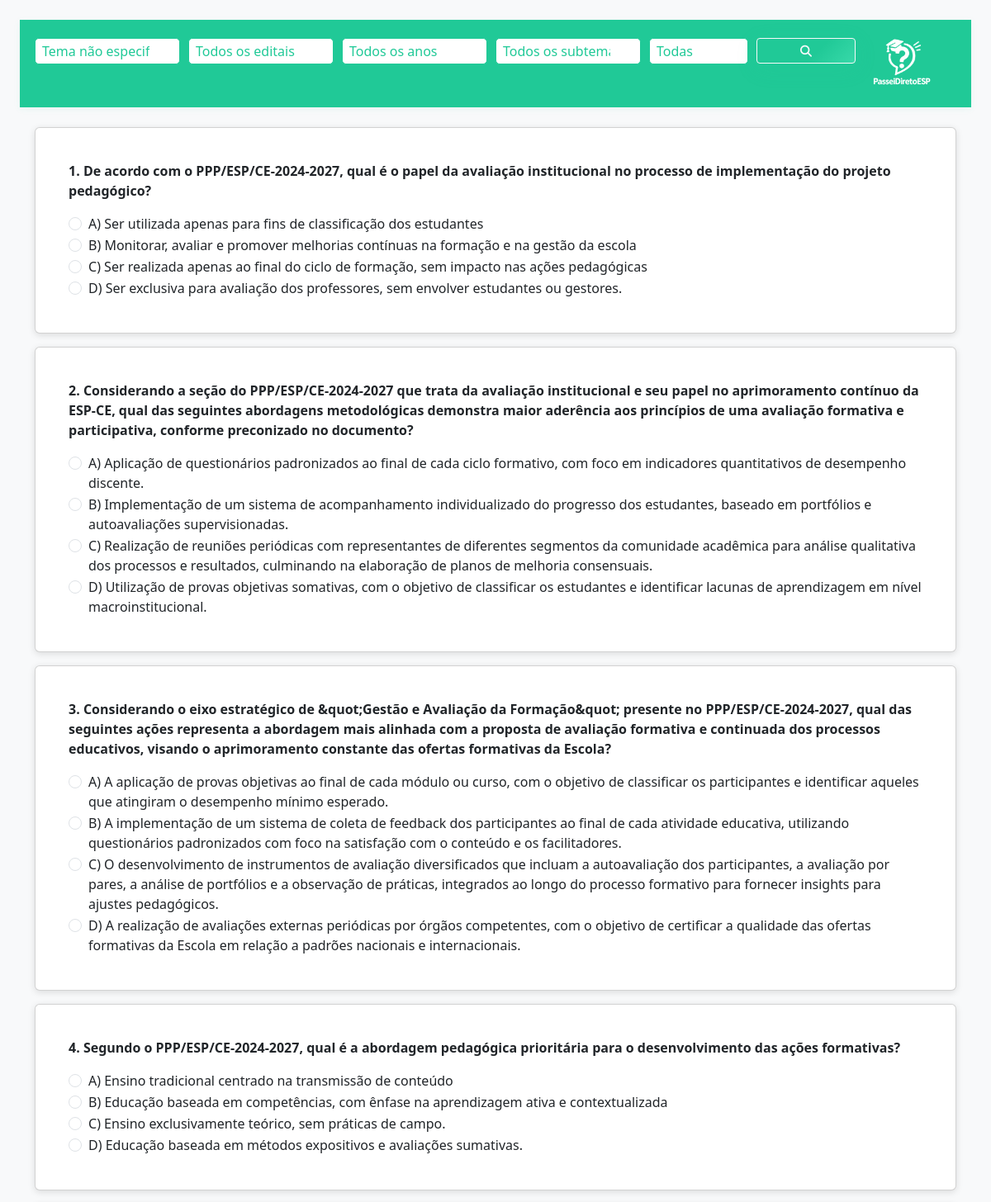
Screenshot of /index.php?tema=Tema não especificado (upper part) with the database file from the repository.
### tables this page shows
CREATE TABLE `perguntas` (
  `id` int(11) NOT NULL,
  `pergunta` text NOT NULL,
  `alternativa_a` text NOT NULL,
  `alternativa_b` text NOT NULL,
  `alternativa_c` text NOT NULL,
  `alternativa_d` text NOT NULL,
  `correta` char(1) NOT NULL,
  `ano_edital` int(11) NOT NULL DEFAULT 2024,
  `numero_edital` varchar(20) NOT NULL DEFAULT '001/2024',
  `temas` text NOT NULL DEFAULT 'Tema não especificado',
  `sub_temas` text NOT NULL DEFAULT 'Subtema não especificado'
);

### index.php (the view, shortened to what this page needs)
<?php
require 'db.php';
$temasStmt = $pdo->query("SELECT DISTINCT temas FROM perguntas ORDER BY temas ASC");
$temas = $temasStmt->fetchAll(PDO::FETCH_COLUMN);
$tema = isset($_GET['tema']) ? trim($_GET['tema']) : '';
$numero_edital = isset($_GET['numero_edital']) ? trim($_GET['numero_edital']) : '';
$ano_edital = isset($_GET['ano_edital']) ? trim($_GET['ano_edital']) : '';
$sub_tema = isset($_GET['sub_tema']) ? trim($_GET['sub_tema']) : '';
$qtd_questoes = isset($_GET['qtd_questoes']) ? (int)$_GET['qtd_questoes'] : '';
$where = [];
$params = [];
if ($tema !== '' && $tema !== 'todos') {
    $where[] = "temas = ?";
    $params[] = $tema;
}
$sql = "SELECT * FROM perguntas";
if ($where) {
    $sql .= " WHERE " . implode(" AND ", $where);
}
$sql .= " ORDER BY RAND()";
$stmt = $pdo->prepare($sql);
$stmt->execute($params);
$perguntas = $stmt->fetchAll(PDO::FETCH_ASSOC);
?>
<!DOCTYPE html>
<html lang="pt-BR">
<head>
    <link rel="stylesheet" href="style.css">
    <link href="https://cdn.jsdelivr.net/npm/bootstrap@5.3.0/dist/css/bootstrap.min.css" rel="stylesheet">
    <link rel="stylesheet" href="https://cdnjs.cloudflare.com/ajax/libs/font-awesome/6.4.2/css/all.min.css">
</head>
<body class="bg-light p-4">
<nav class="navbar navbar-expand-lg navbar-dark">
  <div class="container d-flex align-items-center">
    <form class="d-flex me-3" method="get" action="" style="gap: 4px;">
      <select class="form-select form-select-sm" name="tema" aria-label="Buscar por tema">
        <?php foreach ($temas as $t): ?>
          <option value="<?= htmlspecialchars($t) ?>" <?= $tema === $t ? 'selected' : '' ?>>
            <?= htmlspecialchars($t) ?>
          </option>
        <?php endforeach; ?>
      </select>
      <select class="form-select form-select-sm" name="numero_edital" aria-label="Buscar por edital">
        <option value="todos" <?= $numero_edital === 'todos' || $numero_edital === '' ? 'selected' : '' ?>>Todos os editais</option>
      </select>
      <select class="form-select form-select-sm" name="ano_edital" aria-label="Buscar por ano">
        <option value="todos" <?= $ano_edital === 'todos' || $ano_edital === '' ? 'selected' : '' ?>>Todos os anos</option>
      </select>
      <select class="form-select form-select-sm" name="sub_tema" aria-label="Buscar por subtema">
        <option value="todos" <?= $sub_tema === 'todos' || $sub_tema === '' ? 'selected' : '' ?>>Todos os subtemas</option>
      </select>
      <select class="form-select form-select-sm" name="qtd_questoes" aria-label="Quantidade de questões">
        <option value="0" <?= $qtd_questoes === 0 ? 'selected' : '' ?>>Todas</option>
      </select>
      <button class="btn btn-outline-light btn-sm" type="submit" title="Buscar">
        <i class="fas fa-search"></i>
      </button>
    </form>
    <a class="navbar-brand d-flex align-items-center" href="#">
      <img src="img/passeiDiretoEspLogo.png" class="navbar-logo" alt="PasseiDiretoESP">
    </a>
  </div>
</nav>
<div class="container">
    <form method="post" action="resultado.php">
        <?php foreach ($perguntas as $index => $p): ?>
            <div class="card mb-3">
                <div class="card-body">
                    <p><strong><?= $index + 1 ?>. <?= htmlspecialchars($p['pergunta']) ?></strong></p>
                    <?php foreach (["a","b","c","d"] as $letra): ?>
                        <div class="form-check">
                            <input class="form-check-input" type="radio" name="respostas[<?= $p['id'] ?>]" value="<?= strtoupper($letra) ?>" required>
                            <label class="form-check-label">
                                <?= strtoupper($letra) ?>) <?= htmlspecialchars($p["alternativa_" . $letra]) ?>
                            </label>
                        </div>
                    <?php endforeach; ?>
                </div>
            </div>
        <?php endforeach; ?>
    </form>
</div>
</body>
</html>

### style.css (style rules this page uses)
body { background-color: #f7fafc; min-height: 100vh; min-width: 100vw; width: 100vw; height: 100vh; box-sizing: border-box; padding: 20px; padding-top: 72px; padding-bottom: 80px; font-family: 'Segoe UI', Arial, sans-serif; margin: 0; overflow-x: hidden; }
.card { box-shadow: 0 2px 8px rgba(0,0,0,0.12); border-radius: 12px; background: #fff; padding: 24px; margin-bottom: 20px; transition: box-shadow 0.3s; }
.btn { border-radius: 1px; background: linear-gradient(135deg, #20c997 60%, #38d9a9 100%); color: #fff; border: none; box-shadow: 0 6px 24px rgba(32,201,151,0.18); cursor: pointer; display: inline-block; font-size: 1.1rem; transition: background 0.2s, box-shadow 0.2s, transform 0.18s; padding: 10px 10px; min-width: 120px; height: auto; align-items: center; justify-content: center; margin-bottom: 32px; }
.navbar { background: #20c997 !important; position: fixed; top: 0; left: 0; width: 100%; z-index: 1000; box-shadow: 0 2px 8px rgba(32,201,151,0.08); }
.navbar-logo { height: 80px; width: auto; margin-right: 10px; display: inline-block; vertical-align: middle; }
form .form-select[name="tema"] { min-width: 100px; max-width: 500px; border-radius: 5px; border: 1px solid #20c997; background: #fff; color: #20c997; font-size: 1rem; margin-right: 6px; transition: border-color 0.2s; height: 32px; padding-top: 2px; padding-bottom: 2px; }
form .form-select[name="numero_edital"] { min-width: 100px; max-width: 200px; border-radius: 5px; border: 1px solid #20c997; background: #fff; color: #20c997; font-size: 1rem; margin-right: 6px; transition: border-color 0.2s; height: 32px; padding-top: 2px; padding-bottom: 2px; }
form .form-select[name="ano_edital"] { min-width: 120px; max-width: 200px; border-radius: 5px; border: 1px solid #20c997; background: #fff; color: #20c997; font-size: 1rem; margin-right: 6px; transition: border-color 0.2s; height: 32px; padding-top: 2px; padding-bottom: 2px; }
form .form-select[name="sub_tema"] { min-width: 120px; max-width: 220px; border-radius: 5px; border: 1px solid #20c997; background: #fff; color: #20c997; font-size: 1rem; margin-right: 6px; transition: border-color 0.2s; height: 32px; padding-top: 2px; padding-bottom: 2px; }
form .form-select[name="qtd_questoes"] { min-width: 90px; max-width: 120px; border-radius: 5px; border: 1px solid #20c997; background: #fff; color: #20c997; font-size: 1rem; margin-right: 6px; transition: border-color 0.2s; height: 32px; padding-top: 2px; padding-bottom: 2px; }
.container { width: 100%; max-width: 100vw; padding-left: 0; padding-right: 0; margin-left: 0; margin-right: 0; }

### rows the page displays
perguntas: pergunta "De acordo com o PPP/ESP/CE-2024-2027, qual é o papel da avaliação institucional no processo de implementação do projeto pedagógico?", letra "A", alternativa_a "Ser utilizada apenas para fins de classificação dos estudantes", letra "B", alternativa_b "Monitorar, avaliar e promover melhorias contínuas na formação e na gestão da escola", letra "C", alternativa_c "Ser realizada apenas ao final do ciclo de formação, sem impacto nas ações pedagógicas", letra "D", alternativa_d "Ser exclusiva para avaliação dos professores, sem envolver estudantes ou gestores."
perguntas: pergunta "Considerando a seção do PPP/ESP/CE-2024-2027 que trata da avaliação institucional e seu papel no aprimoramento contínuo da ESP-CE, qual das seguintes abordagens metodológicas demonstra maior aderência aos princípios de uma avaliação formativa e participativa, conforme preconizado no documento?", letra "A", alternativa_a "Aplicação de questionários padronizados ao final de cada ciclo formativo, com foco em indicadores quantitativos de desempenho discente.", letra "B", alternativa_b "Implementação de um sistema de acompanhamento individualizado do progresso dos estudantes, baseado em portfólios e autoavaliações supervisionadas.", letra "C", alternativa_c "Realização de reuniões periódicas com representantes de diferentes segmentos da comunidade acadêmica para análise qualitativa dos processos e resultados, culminando na elaboração de planos de melhoria consensuais.", letra "D", alternativa_d "Utilização de provas objetivas somativas, com o objetivo de classificar os estudantes e identificar lacunas de aprendizagem em nível macroinstitucional."
perguntas: pergunta "Considerando o eixo estratégico de &quot;Gestão e Avaliação da Formação&quot; presente no PPP/ESP/CE-2024-2027, qual das seguintes ações representa a abordagem mais alinhada com a proposta de avaliação formativa e continuada dos processos educativos, visando o aprimoramento constante das ofertas formativas da Escola?", letra "A", alternativa_a "A aplicação de provas objetivas ao final de cada módulo ou curso, com o objetivo de classificar os participantes e identificar aqueles que atingiram o desempenho mínimo esperado.", letra "B", alternativa_b "A implementação de um sistema de coleta de feedback dos participantes ao final de cada atividade educativa, utilizando questionários padronizados com foco na satisfação com o conteúdo e os facilitadores.", letra "C", alternativa_c "O desenvolvimento de instrumentos de avaliação diversificados que incluam a autoavaliação dos participantes, a avaliação por pares, a análise de portfólios e a observação de práticas, integrados ao longo do processo formativo para fornecer insights para ajustes pedagógicos.", letra "D", alternativa_d "A realização de avaliações externas periódicas por órgãos competentes, com o objetivo de certificar a qualidade das ofertas formativas da Escola em relação a padrões nacionais e internacionais."
perguntas: pergunta "Segundo o PPP/ESP/CE-2024-2027, qual é a abordagem pedagógica prioritária para o desenvolvimento das ações formativas?", letra "A", alternativa_a "Ensino tradicional centrado na transmissão de conteúdo", letra "B", alternativa_b "Educação baseada em competências, com ênfase na aprendizagem ativa e contextualizada", letra "C", alternativa_c "Ensino exclusivamente teórico, sem práticas de campo.", letra "D", alternativa_d "Educação baseada em métodos expositivos e avaliações sumativas."

### other values shown
form field tema "Tema não especificado"
